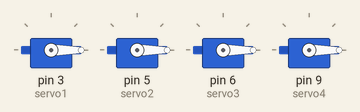
Simulated run of this sketch. Board: Arduino Uno, built with avr-gcc and run on an emulated ATmega328P. On the bench: 4 × servo.

Above: at 0.05 s.
At 2.25 s:
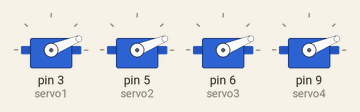
At 4.55 s:
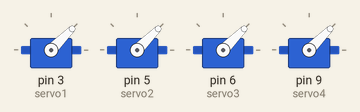
At 9.05 s:
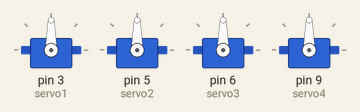
At 13.55 s:
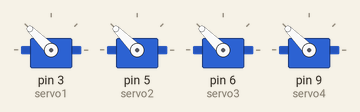
At 18.05 s:
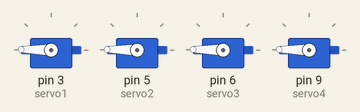
Timing chart, 0 to 23.5 s (numbered marks = the images above):
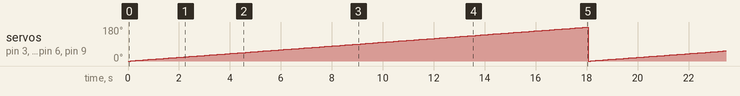

The sketch:

sketch_feb28a.ino
```cpp
#include <Servo.h>

int servoPos = 0;

Servo servo1;
Servo servo2;
Servo servo3;
Servo servo4;


void setup() {
  servo1.attach(3);
  servo2.attach(5);
  servo3.attach(6);
  servo4.attach(9);

  Serial.println(servoPos);

}

void loop() {
  for(servoPos=0; servoPos < 180; servoPos++){
    servo1.write(servoPos);
    servo2.write(servoPos);
    servo3.write(servoPos);
    servo4.write(servoPos);
    delay(100);
  }

}
```

Measured:
- by itself, servo on pin 3 (servo1), servo on pin 5 (servo2), servo on pin 6 (servo3), servo on pin 9 (servo4): ramps from 0° to 179° and jumps back, once every 18.1 s
